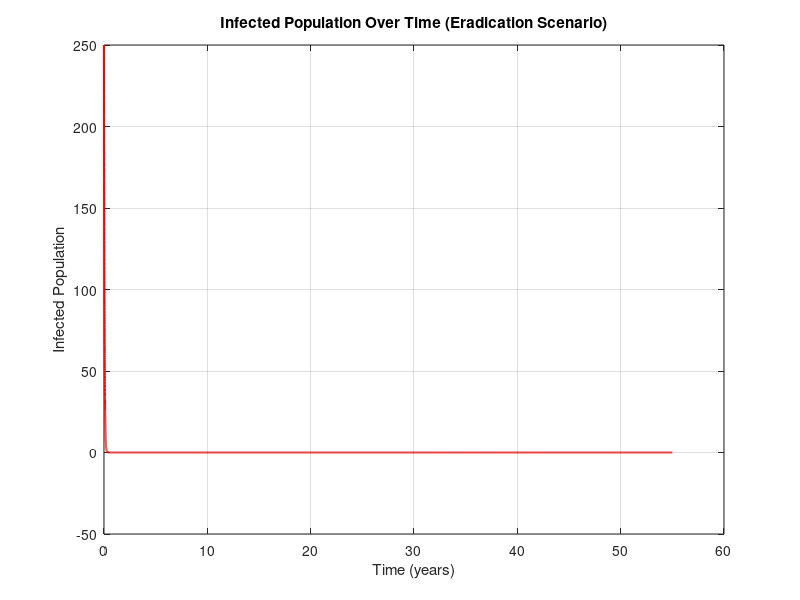
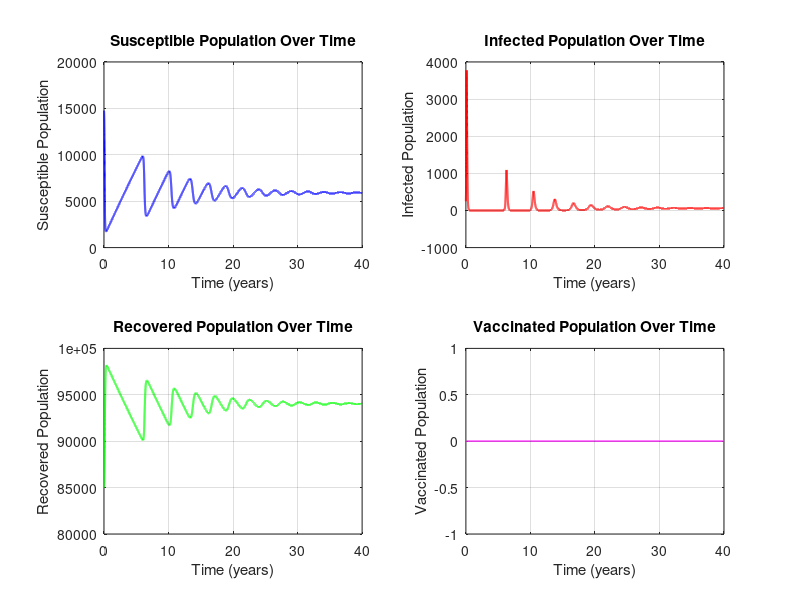
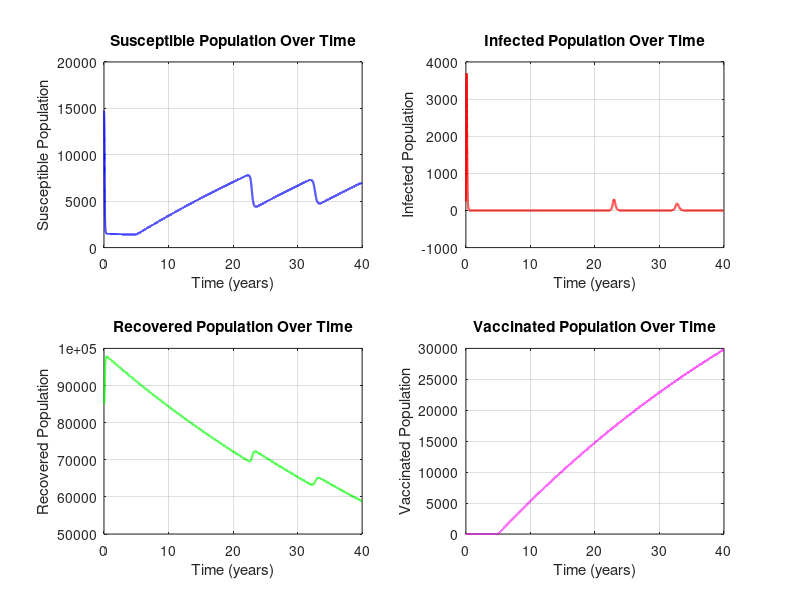

MATLAB code for these plots, in order:
%% 4.1
% Parameters
beta = 0.00424;
mu = 0.0155;
gamma = 25;
N = 100000;
epsilon = 0;
p = 0;

% Initial conditions
R0 = 0.85 * N;
I0 = 250;
S0 = N - R0 - I0;
V0 = 0;

tspan = 0:0.001:40;

% Define the system of ODEs
sirv_odes = @(t, y) [
    (1 - epsilon * p) * mu * N - beta * y(1) * y(2) - mu * y(1);    % dS/dt, S(t) = y(1)
    beta * y(1) * y(2) - gamma * y(2) - mu * y(2);                  % dI/dt, I(t) = y(2)
    gamma * y(2) - mu * y(3);                                       % dR/dt, R(t) = y(3)
    epsilon * p * mu * N - mu * y(4)                                % dV/dt, V(t) = y(4)
];

initial_conditions = [S0; I0; R0; V0];

% Solve the system using ode45
[t, y] = ode45(sirv_odes, tspan, initial_conditions);

% Extract solutions
S = y(:, 1);
I = y(:, 2);
R = y(:, 3);
V = y(:, 4);

% Plot S(t) - Susceptible Population
figure;
subplot(2, 2, 1);
plot(t, S, 'b', 'LineWidth', 1.5);
xlabel('Time (years)');
ylabel('Susceptible Population');
title('Susceptible Population Over Time');
grid on;

% Plot I(t) - Infected Population
subplot(2, 2, 2);
plot(t, I, 'r', 'LineWidth', 1.5);
xlabel('Time (years)');
ylabel('Infected Population');
title('Infected Population Over Time');
grid on;

% Plot R(t) - Recovered Population
subplot(2, 2, 3);
plot(t, R, 'g', 'LineWidth', 1.5);
xlabel('Time (years)');
ylabel('Recovered Population');
title('Recovered Population Over Time');
grid on;

% Plot V(t) - Vaccinated Population
subplot(2, 2, 4);
plot(t, V, 'm', 'LineWidth', 1.5);
xlabel('Time (years)');
ylabel('Vaccinated Population');
title('Vaccinated Population Over Time');
grid on;
% saveas(gcf, 'Figures/figure41.png'); Doesn't look good, need to resize
% myself

%% 4.2
% Parameters
beta = 0.00424;
gamma = 25;
mu = 0.0155;
N = 100000;
epsilon = 0.95;
p = 0.75;

% Initial conditions (same as 4.1)
R0 = 0.85 * N;
I0 = 250;
S0 = N - R0 - I0;
V0 = 0;

% Time span
tspan = 0:0.001:40;

% Define the ODE system with vaccine rollout
sirv_vaccine_odes = @(t, y) [
    (t >= 5) * (1 - epsilon * p) * mu * N - beta * y(1) * y(2) - mu * y(1);     % dS/dt, S(t) = y(1)
    beta * y(1) * y(2) - gamma * y(2) - mu * y(2);                              % dI/dt, I(t) = y(2)
    gamma * y(2) - mu * y(3);                                                   % dR/dt, R(t) = y(3)
    (t >= 5) * (epsilon * p * mu * N - mu * y(4))                                 % dV/dt, V(t) = y(4)
];

% Define the ODE system with vaccine rollout
% sirv_vaccine_odes = @(t, y) [
%     (1 - (t >= 5) * epsilon * p) * mu * N - beta * y(1) * y(2) - mu * y(1);     % dS/dt, S(t) = y(1)
%     beta * y(1) * y(2) - gamma * y(2) - mu * y(2);                              % dI/dt, I(t) = y(2)
%     gamma * y(2) - mu * y(3);                                                   % dR/dt, R(t) = y(3)
%     (t >= 5) * epsilon * p * mu * N - mu * y(4)                                 % dV/dt, V(t) = y(4)
% ];

% Initial state vector
initial_conditions = [S0; I0; R0; V0];

% Solve the system using ode45
[t, y] = ode45(sirv_vaccine_odes, tspan, initial_conditions);

% Extract solutions
S = y(:, 1);
I = y(:, 2);
R = y(:, 3);
V = y(:, 4);

% Plot S(t) - Susceptible Population
figure;
subplot(2, 2, 1);
plot(t, S, 'b', 'LineWidth', 1.5);
xlabel('Time (years)');
ylabel('Susceptible Population');
title('Susceptible Population Over Time');
grid on;

% Plot I(t) - Infected Population
subplot(2, 2, 2);
plot(t, I, 'r', 'LineWidth', 1.5);
xlabel('Time (years)');
ylabel('Infected Population');
title('Infected Population Over Time');
grid on;

% Plot R(t) - Recovered Population
subplot(2, 2, 3);
plot(t, R, 'g', 'LineWidth', 1.5);
xlabel('Time (years)');
ylabel('Recovered Population');
title('Recovered Population Over Time');
grid on;

% Plot V(t) - Vaccinated Population
subplot(2, 2, 4);
plot(t, V, 'm', 'LineWidth', 1.5);
xlabel('Time (years)');
ylabel('Vaccinated Population');
title('Vaccinated Population Over Time');
grid on;
% saveas(gcf, 'Figures/figure42.png'); Doesn't look good, need to resize
% myself

%% 4.3
% Parameters
beta = 0.00424;
gamma = 25;
mu = 0.0155;
epsilon = 0.95;
N = 100000;

% Compute R0
R0 = (N * beta) / (mu + gamma);

% Compute critical vaccination rate
pc = (1 - 1/R0) / epsilon;
fprintf('Critical vaccination rate p_c: %.4f\n', pc);

% Initial conditions
S0 = (1 - pc) * N;  % Remaining susceptible population after critical vaccination
I0 = 250;
R0 = 0.85 * N;
V0 = pc * N;  % Vaccinated population

% Time span
tspan = 0:0.001:55;

% Define the ODE system with critical vaccination rate
sirv_critical_odes = @(t, y) [
    (1 - epsilon * pc) * mu * N - beta * y(1) * y(2) - mu * y(1);    % dS/dt, S(t) = y(1)
    beta * y(1) * y(2) - gamma * y(2) - mu * y(2);                  % dI/dt, I(t) = y(2)
    gamma * y(2) - mu * y(3);                                       % dR/dt, R(t) = y(3)
    epsilon * pc * mu * N - mu * y(4)                                % dV/dt, V(t) = y(4)
];

initial_conditions = [S0; I0; R0; V0];

% Solve the system using ode45
[t, y] = ode45(sirv_critical_odes, tspan, initial_conditions);

% Extract solutions
I = y(:, 2);

% Plot I(t) - Infected Population for eradication simulation
figure;
plot(t, I, 'r', 'LineWidth', 1.5);
xlabel('Time (years)');
ylabel('Infected Population');
title('Infected Population Over Time (Eradication Scenario)');
grid on;
saveas(gcf, 'Figures/figure43.png');
